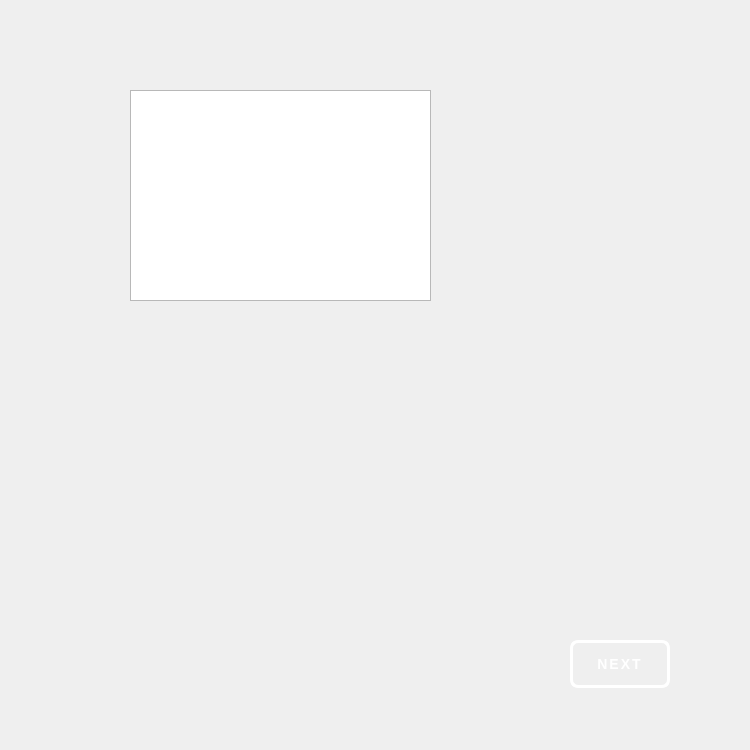
<?xml version="1.0" encoding="UTF-8"?>
<ui version="4.0">
 <class>TutorialScreen</class>
 <widget class="QWidget" name="TutorialScreen">
  <property name="geometry">
   <rect>
    <x>0</x>
    <y>0</y>
    <width>750</width>
    <height>750</height>
   </rect>
  </property>
  <property name="windowTitle">
   <string>Form</string>
  </property>
  <widget class="QLabel" name="background">
   <property name="geometry">
    <rect>
     <x>-3</x>
     <y>-5</y>
     <width>751</width>
     <height>761</height>
    </rect>
   </property>
   <property name="text">
    <string/>
   </property>
   <property name="pixmap">
    <pixmap resource="ShredGnarResources.qrc">:/backgroundSprites/a9_Resources/backgroundResources/TutorialBackground.png</pixmap>
   </property>
   <property name="scaledContents">
    <bool>true</bool>
   </property>
  </widget>
  <widget class="QPushButton" name="nextButton">
   <property name="geometry">
    <rect>
     <x>570</x>
     <y>640</y>
     <width>100</width>
     <height>48</height>
    </rect>
   </property>
   <property name="styleSheet">
    <string notr="true">QPushButton#nextButton {
    /* Text */
    color: #FFFFFF;
    font-family: &quot;Press Start 2P&quot;, &quot;Pixel Arial 11&quot;, &quot;Monospace&quot;;
    font-weight: bold;
    font-size: 14px;
    letter-spacing: 2px;

    /* Size / padding – slightly shorter than startButton */
    padding: 6px 16px;      /* was 28px horizontally */
    min-height: 30px;

    /* Button body – same navy gradient */
    background-color: qlineargradient(
        x1:0, y1:0, x2:0, y2:1,
        stop:0 #243764,
        stop:1 #1B2C56
    );

    /* White outline */
    border-style: solid;
    border-width: 3px;
    border-color: #FFFFFF;
    border-radius: 8px;

    outline: none;
}

QPushButton#nextButton:hover {
    background-color: qlineargradient(
        x1:0, y1:0, x2:0, y2:1,
        stop:0 #2c447b,
        stop:1 #243764
    );
}

QPushButton#nextButton:pressed {
    background-color: #111B33;
    padding-top: 8px;
    padding-bottom: 4px;
}</string>
   </property>
   <property name="text">
    <string>NEXT</string>
   </property>
  </widget>
  <widget class="QLabel" name="tutorialJonny">
   <property name="geometry">
    <rect>
     <x>330</x>
     <y>160</y>
     <width>500</width>
     <height>500</height>
    </rect>
   </property>
   <property name="text">
    <string/>
   </property>
   <property name="pixmap">
    <pixmap resource="ShredGnarResources.qrc">:/jonnySprites/a9_Resources/jonnySprites/JonnyStanding.png</pixmap>
   </property>
   <property name="scaledContents">
    <bool>true</bool>
   </property>
  </widget>
  <widget class="QLabel" name="speechBubble">
   <property name="geometry">
    <rect>
     <x>100</x>
     <y>60</y>
     <width>361</width>
     <height>311</height>
    </rect>
   </property>
   <property name="text">
    <string/>
   </property>
   <property name="pixmap">
    <pixmap resource="ShredGnarResources.qrc">:/backgroundSprites/a9_Resources/jonnySprites/DialogueLargeLeft.png</pixmap>
   </property>
   <property name="scaledContents">
    <bool>true</bool>
   </property>
  </widget>
  <widget class="QTextBrowser" name="textBrowser">
   <property name="geometry">
    <rect>
     <x>130</x>
     <y>90</y>
     <width>301</width>
     <height>211</height>
    </rect>
   </property>
  </widget>
 </widget>
 <resources>
  <include location="ShredGnarResources.qrc"/>
 </resources>
 <connections/>
</ui>
